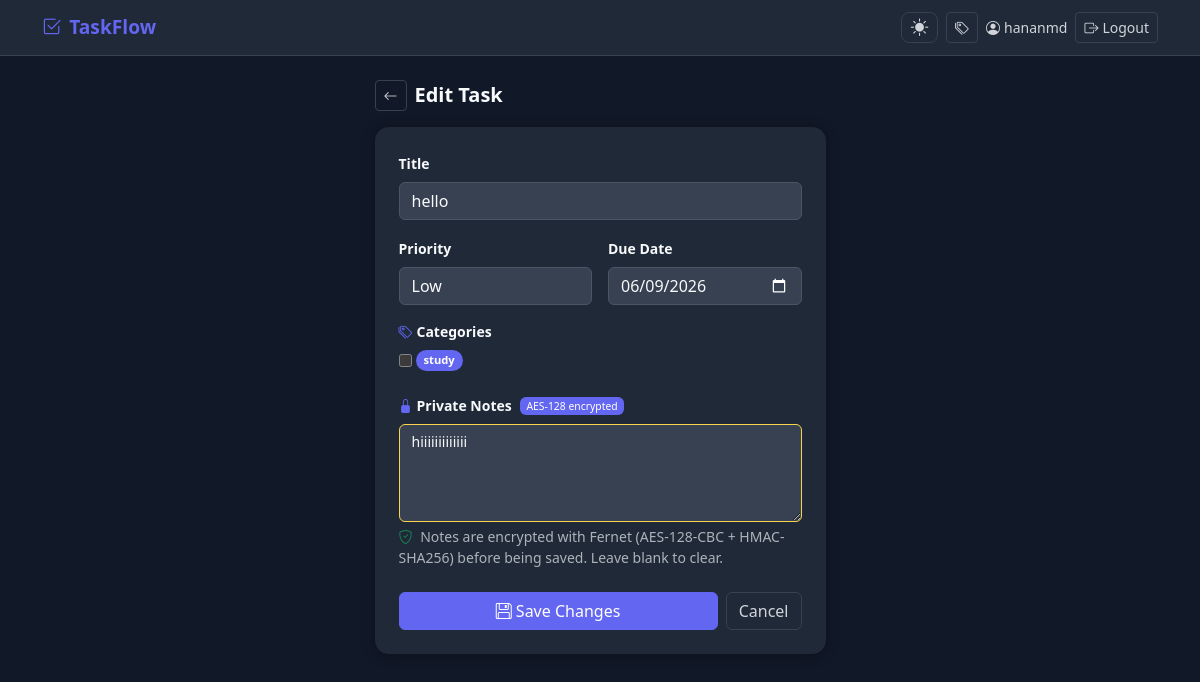
The page /edit/8 (signed in) on the database its author committed.
### tables this page shows
CREATE TABLE users (
                id            INTEGER PRIMARY KEY AUTOINCREMENT,
                username      TEXT    UNIQUE NOT NULL,
                email         TEXT    UNIQUE NOT NULL,
                password_hash TEXT    NOT NULL,
                created_at    DATETIME DEFAULT CURRENT_TIMESTAMP
            , theme TEXT NOT NULL DEFAULT 'light');

CREATE TABLE todos (
                id         INTEGER PRIMARY KEY AUTOINCREMENT,
                user_id    INTEGER NOT NULL,
                title      TEXT    NOT NULL,
                done       INTEGER NOT NULL DEFAULT 0,
                priority   TEXT    NOT NULL DEFAULT 'medium',
                due_date   TEXT,
                notes_enc  TEXT,
                created_at DATETIME DEFAULT CURRENT_TIMESTAMP,
                FOREIGN KEY (user_id) REFERENCES users(id)
            );

CREATE TABLE categories (
                id          INTEGER PRIMARY KEY AUTOINCREMENT,
                user_id     INTEGER NOT NULL,
                name        TEXT    NOT NULL,
                color       TEXT    NOT NULL DEFAULT '#6366f1',
                created_at  DATETIME DEFAULT CURRENT_TIMESTAMP,
                FOREIGN KEY (user_id) REFERENCES users(id),
                UNIQUE(user_id, name)
            );

### app.py (the view, shortened to what this page needs)
@app.route("/edit/<int:todo_id>", methods=["GET", "POST"])
@login_required
def edit(todo_id):
    with get_db() as conn:
        todo = conn.execute(
            "SELECT * FROM todos WHERE id=? AND user_id=?",
            (todo_id, current_user.id),
        ).fetchone()
        categories = conn.execute(
            "SELECT * FROM categories WHERE user_id=? ORDER BY name",
            (current_user.id,),
        ).fetchall()
        todo_cats = conn.execute(
            "SELECT category_id FROM todo_categories WHERE todo_id=?", (todo_id,)
        ).fetchall()
        todo_cat_ids = {row["category_id"] for row in todo_cats}
    if not todo:
        return redirect(url_for("index"))
    notes_dec = decrypt(todo["notes_enc"]) if todo["notes_enc"] else ""
    return render_template("edit.html", todo=todo, notes=notes_dec, categories=categories, todo_cat_ids=todo_cat_ids)

### app.py (called while the page is built)
def decrypt(token: str) -> str:
    try:
        return _fernet.decrypt(token.encode()).decode()
    except Exception:
        return ""

def get_db():
    conn = sqlite3.connect(DB)
    conn.row_factory = sqlite3.Row
    return conn

@login_manager.user_loader
def load_user(user_id):
    with get_db() as conn:
        row = conn.execute("SELECT * FROM users WHERE id=?", (user_id,)).fetchone()
    return User(row) if row else None

@app.context_processor
def inject_theme():
    if current_user.is_authenticated:
        return dict(user_theme=current_user.theme)
    return dict(user_theme="light")

### templates/edit.html (shortened to what this page needs)
{% extends "base.html" %}
{% block content %}
<div class="row justify-content-center">
  <div class="col-12 col-md-7 col-lg-5">
    <div class="d-flex align-items-center gap-2 mb-3">
      <a href="{{ url_for('index') }}" class="btn btn-sm btn-outline-secondary">
        <i class="bi bi-arrow-left"></i>
      </a>
      <h5 class="mb-0 fw-bold">Edit Task</h5>
    </div>
    <div class="app-card card p-4">
      <form method="POST">
        <div class="mb-3">
          <label class="form-label fw-semibold small">Title</label>
          <input type="text" name="title" class="form-control"
                 value="{{ todo.title }}" required autofocus />
        </div>
        <div class="row g-3 mb-3">
          <div class="col-6">
            <label class="form-label fw-semibold small">Priority</label>
            <select name="priority" class="form-select">
              <option value="low"    {% if todo.priority == 'low'    %}selected{% endif %}>Low</option>
            </select>
          </div>
          <div class="col-6">
            <label class="form-label fw-semibold small">Due Date</label>
            <input type="date" name="due_date" class="form-control"
                   value="{{ todo.due_date or '' }}" />
          </div>
        </div>
        <div class="mb-4">
          <label class="form-label fw-semibold small d-flex align-items-center gap-1">
            <i class="bi bi-tags" style="color:var(--brand)"></i>
            Categories
          </label>
          <div class="d-flex flex-wrap gap-2">
            {% for cat in categories %}
            <label class="d-inline-flex align-items-center gap-1 small" style="cursor:pointer">
              <input type="checkbox" name="category_ids" value="{{ cat.id }}"
                     style="accent-color:{{ cat.color }}" />
              <span class="cat-badge" style="background:{{ cat.color }}">{{ cat.name }}</span>
            </label>
            {% endfor %}
          </div>
        </div>
        <div class="mb-4">
          <label class="form-label fw-semibold small d-flex align-items-center gap-1">
            <i class="bi bi-lock-fill" style="color:var(--brand)"></i>
            Private Notes
            <span class="badge ms-1 fw-normal" style="background:var(--brand);font-size:.65rem">
              AES-128 encrypted
            </span>
          </label>
          <textarea name="notes" class="form-control notes-input" rows="4"
                    placeholder="Only you can read this — stored encrypted in the database.">{{ notes }}</textarea>
          <div class="form-text">
            <i class="bi bi-shield-check text-success me-1"></i>
            Notes are encrypted with Fernet (AES-128-CBC + HMAC-SHA256) before being saved.
            Leave blank to clear.
          </div>
        </div>
        <div class="d-flex gap-2">
          <button type="submit" class="btn btn-brand flex-grow-1">
            <i class="bi bi-floppy me-1"></i>Save Changes
          </button>
          <a href="{{ url_for('index') }}" class="btn btn-outline-secondary">Cancel</a>
        </div>
      </form>
    </div>
  </div>
</div>
{% endblock %}

### templates/base.html (shortened to what this page needs)
<!DOCTYPE html>
<html lang="en" data-theme="{{ user_theme }}" data-bs-theme="{{ user_theme }}">
<head>
  <link href="https://cdn.jsdelivr.net/npm/bootstrap@5.3.3/dist/css/bootstrap.min.css" rel="stylesheet" />
  <link href="https://cdn.jsdelivr.net/npm/bootstrap-icons@1.11.3/font/bootstrap-icons.min.css" rel="stylesheet" />
</head>
<body>
<nav class="navbar mb-4">
  <div class="container-lg">
    <a class="navbar-brand" href="{{ url_for('index') if current_user.is_authenticated else url_for('login') }}">
      <i class="bi bi-check2-square me-2"></i>TaskFlow
    </a>
    {% if current_user.is_authenticated %}
    <div class="d-flex align-items-center gap-2">
      <button id="themeBtn" class="theme-btn" title="Toggle theme">
        <i class="bi {% if user_theme == 'dark' %}bi-sun-fill{% else %}bi-moon-fill{% endif %}"></i>
      </button>
      <a href="{{ url_for('categories') }}" class="btn btn-sm btn-outline-secondary" title="Manage categories">
        <i class="bi bi-tags"></i>
      </a>
      <span class="text-secondary small d-none d-sm-inline">
        <i class="bi bi-person-circle me-1"></i>{{ current_user.username }}
      </span>
      <a href="{{ url_for('logout') }}" class="btn btn-sm btn-outline-secondary">
        <i class="bi bi-box-arrow-right me-1"></i>Logout
      </a>
    </div>
    {% endif %}
  </div>
</nav>
<div class="container-lg pb-5">
  {% block content %}{% endblock %}
</div>
</body>
</html>

### templates/base.html (style rules this page uses)
:root { --brand: #6366f1; --brand-dark: #4f46e5; --bg-primary: #f0f2f5; --bg-secondary: #ffffff; --bg-tertiary: #f8f9fb; --text-primary: #111827; --text-secondary: #6b7280; --text-muted: #9ca3af; --border-color: #e5e7eb; --shadow: rgba(0,0,0,.07); --stat-bg: #ffffff; --card-bg: #ffffff; --section-overdue-bg: #fee2e2; --section-overdue-text: #991b1b; --section-today-bg: #fef3c7; --section-today-text: #92400e; --section-upcoming-bg: #dbeafe; --section-upcoming-text: #1e40af; --section-nodate-bg: #f3f4f6; --section-nodate-text: #374151; --section-done-bg: #f0fdf4; --section-done-text: #166534; --notes-bg: #fffbeb; --notes-border: #fcd34d; --notes-focus-bg: #fffdf0; --input-bg: #ffffff; --input-border: #d1d5db; --nav-bg: #ffffff; --nav-border: #e5e7eb; }
[data-theme="dark"] { --bg-primary: #111827; --bg-secondary: #1f2937; --bg-tertiary: #374151; --text-primary: #f9fafb; --text-secondary: #d1d5db; --text-muted: #9ca3af; --border-color: #374151; --shadow: rgba(0,0,0,.3); --stat-bg: #1f2937; --card-bg: #1f2937; --section-overdue-bg: #7f1d1d; --section-overdue-text: #fecaca; --section-today-bg: #422006; --section-today-text: #fde68a; --section-upcoming-bg: #1e3a5f; --section-upcoming-text: #93c5fd; --section-nodate-bg: #374151; --section-nodate-text: #d1d5db; --section-done-bg: #14532d; --section-done-text: #86efac; --notes-bg: #374151; --notes-border: #fcd34d; --notes-focus-bg: #422006; --input-bg: #374151; --input-border: #4b5563; --nav-bg: #1f2937; --nav-border: #374151; }
body { background: var(--bg-primary); min-height: 100vh; color: var(--text-primary); transition: background .2s, color .2s; }
.card, .card-body { background: var(--card-bg); color: var(--text-primary); }
.text-muted, .text-secondary { color: var(--text-secondary) !important; }
.navbar { background: var(--nav-bg) !important; border-bottom: 1px solid var(--nav-border); }
.navbar-brand { color: var(--brand) !important; font-weight: 700; font-size: 1.2rem; }
.btn-brand { background: var(--brand); border-color: var(--brand); color: #fff; }
.btn-outline-secondary { color: var(--text-secondary); border-color: var(--border-color); }
.theme-btn { background: none; border: 1px solid var(--border-color); color: var(--text-secondary); cursor: pointer; font-size: 1.1rem; line-height: 1; padding: .35rem .55rem; border-radius: 8px; transition: background .15s; }
.form-control, .form-select { background: var(--input-bg); border-color: var(--input-border); color: var(--text-primary); }
.form-control::placeholder { color: var(--text-muted); }
.app-card { border-radius: 14px; overflow: hidden; box-shadow: 0 2px 14px var(--shadow); border: none; background: var(--card-bg); }
.notes-input { background: var(--notes-bg); border-color: var(--notes-border); font-size: .875rem; color: var(--text-primary); }
.cat-badge { display: inline-block; padding: .15rem .5rem; border-radius: 999px; font-size: .7rem; font-weight: 600; color: #fff; margin-right: .25rem; white-space: nowrap; }

### rows shown on the page
users: username "hananmd"
todos: title "hello", priority "Low", due_date "06/09/2026"
categories: name "study"
